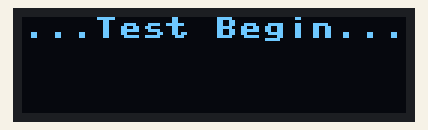
Simulated run of this program. Board: Raspberry Pi Pico running MicroPython. Shown: 128×32 one-colour display. At 7.8 s the program stops and its outputs stay as they are.

Above: at 0.1 s.
At 1.83 s:
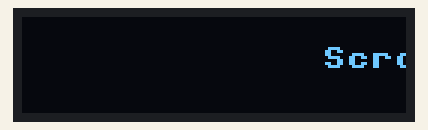
At 2.46 s:
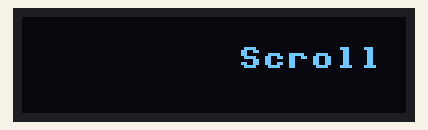
At 3.41 s:
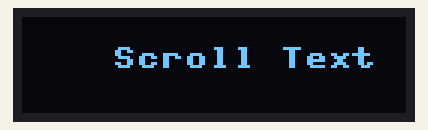
At 4.99 s:
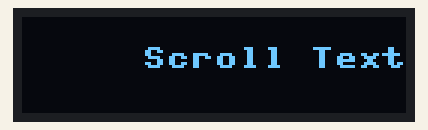
At 6.9 s:
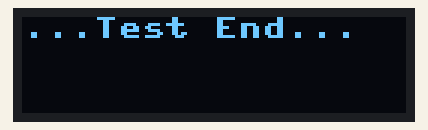

Measured:
- what the display in image 5 shows lasts 1.0 s, from 6.8 s to 7.8 s

The program:

oledtest2.py
```python
from machine import Pin, SoftI2C
import ssd1306
from time import sleep

#You can choose any other combination of I2C pins
i2c = SoftI2C(scl=Pin(1), sda=Pin(0))

oled_width = 128
oled_height = 32

oled = ssd1306.SSD1306_I2C(oled_width, oled_height, i2c)

#---Turn on the oled---
oled.poweron()
oled.contrast(0)

#---Show Text---
oled.text("...Test Begin...",0,0)
# oled.text("Contrast LV",20,20)
oled.show()
sleep(1)

'''
#---Show Contrast Level---
for contrast_level in range(0,256,1):
    oled.contrast(contrast_level)
    oled.text("LV:{}".format(contrast_level),50,40,1)
    oled.show()
    oled.text("LV:{}".format(contrast_level),50,40,0)
    sleep_us(1)
sleep(1)

#---Fill Screen (clear screen)---
oled.fill(0)
oled.show()
sleep(1)

#---Invert Screen---
oled.text("Color Inverted!",0,5)
oled.invert(1)
oled.show()
sleep(1)
'''
# Scroll Text (Right->Left)
for x in range(0,128):
    oled.fill(0)
    oled.text("Scroll Text", 128 - x, 10)
    oled.show()
    sleep(0.01)

# Scroll Text (Left->Right)
for x in range(0,128):
    oled.fill(0)
    oled.text("Scroll Text",x, 10)
    oled.show()
    sleep(0.01)

#---Draw line---
oled.fill(0)
'''
oled.text("Line",50,10)
oled.hline(0,30,100,1) # Horizontal Line
oled.vline(64,25,60,1) # Vertival Line
oled.show()
sleep(1)


#---Draw a Triangle---
oled.fill(0)
oled.text("Triangle",25,5)
oled.triangle(30, 20, 60, 60, 90, 20, color=1, fill=False) # Outline
oled.show()
sleep(1)
oled.triangle(30, 20, 60, 60, 90, 20, color=1, fill=True) #Filled
oled.show()
sleep(1)

#---Draw a Rectangle---
oled.fill(0)
oled.text("Rectangle",25,5)
oled.rect(3,15,20,20,1,0) # Outline
oled.show()
oled.rect(3,40,20,20,1,1) # Filled
oled.show()
sleep(1)

#---Draw a Round Rectangle---
oled.fill(0)
oled.text("Round Rectangle",5,5)
oled.round_rect(10, 20, 60, 40, 1, filled=False , radius=10) # Outline
oled.show()
sleep(1)
oled.fill(0)
'''
oled.text("...Test End...",0,0)
# oled.text("Contrast LV",20,20)
oled.show()
sleep(1)
oled.fill(0)
oled.show()
```
